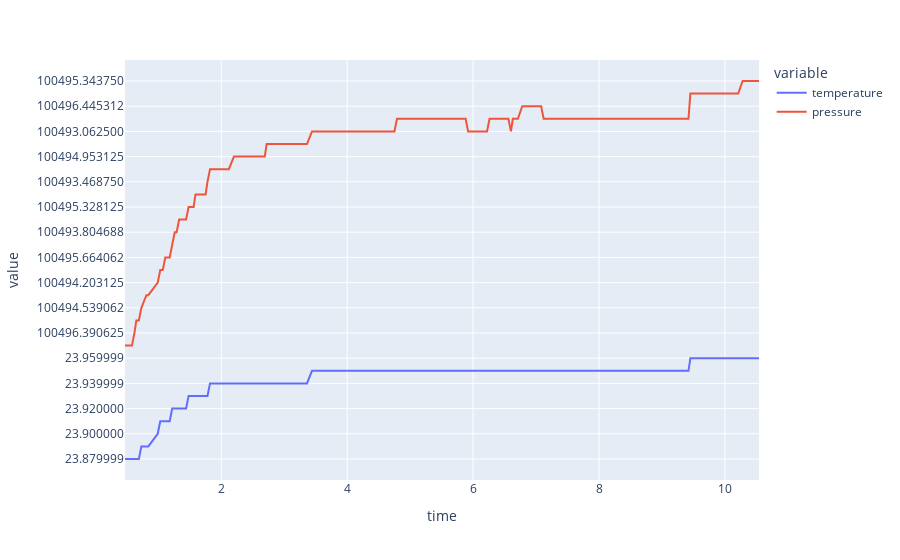

Notebook code cell kept with this figure:
### Markdown cell above
## BMP280 Data

### Code cell
bmpdf = pd.DataFrame(data=[el.split() for el in df.query("tag == 'bmp280' and type == 3").text],
                    index = df.query("tag == 'bmp280' and type == 3").time/1000,
                    columns=["temperature", "pressure"])
px.line(bmpdf)

### Figure 1 — Plotly figure (JSON) as saved in the notebook; plotly's stock layout.template omitted (floating-point values rounded to 4 significant figures; data arrays with more than 128 entries replaced by an {"elided": "..."} marker saying what was removed)
{"data": [{"hovertemplate": "variable=temperature<br>time=%{x}<br>value=%{y}<extra></extra>", "legendgroup": "temperature", "line": {"color": "#636efa", "dash": "solid"}, "mode": "lines", "name": "temperature", "orientation": "v", "showlegend": true, "type": "scatter", "x": {"elided": "215 float values"}, "xaxis": "x", "y": {"elided": "215 str values"}, "yaxis": "y"}, {"hovertemplate": "variable=pressure<br>time=%{x}<br>value=%{y}<extra></extra>", "legendgroup": "pressure", "line": {"color": "#EF553B", "dash": "solid"}, "mode": "lines", "name": "pressure", "orientation": "v", "showlegend": true, "type": "scatter", "x": {"elided": "215 float values"}, "xaxis": "x", "y": {"elided": "215 str values"}, "yaxis": "y"}], "layout": {"legend": {"title": {"text": "variable"}, "tracegroupgap": 0}, "margin": {"t": 60}, "xaxis": {"anchor": "y", "domain": [0, 1], "title": {"text": "time"}}, "yaxis": {"anchor": "x", "domain": [0, 1], "title": {"text": "value"}}}}
